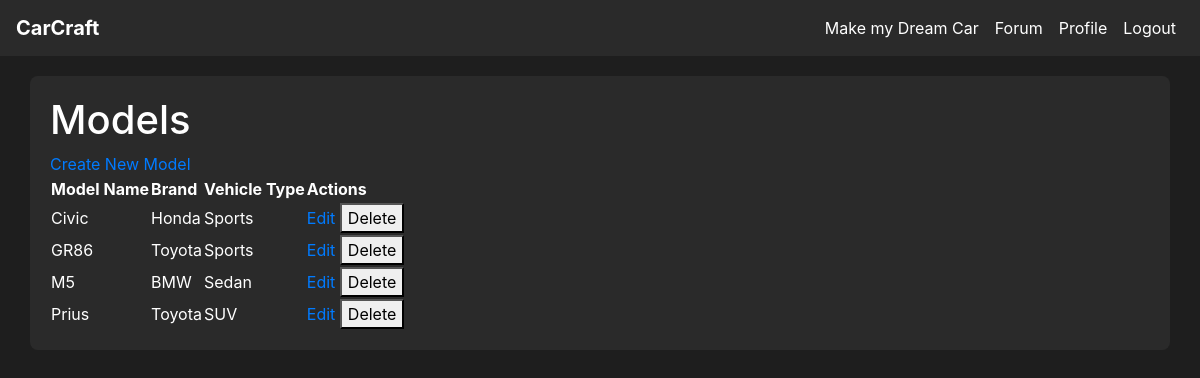
Page /models (signed in) on the earlier database version.
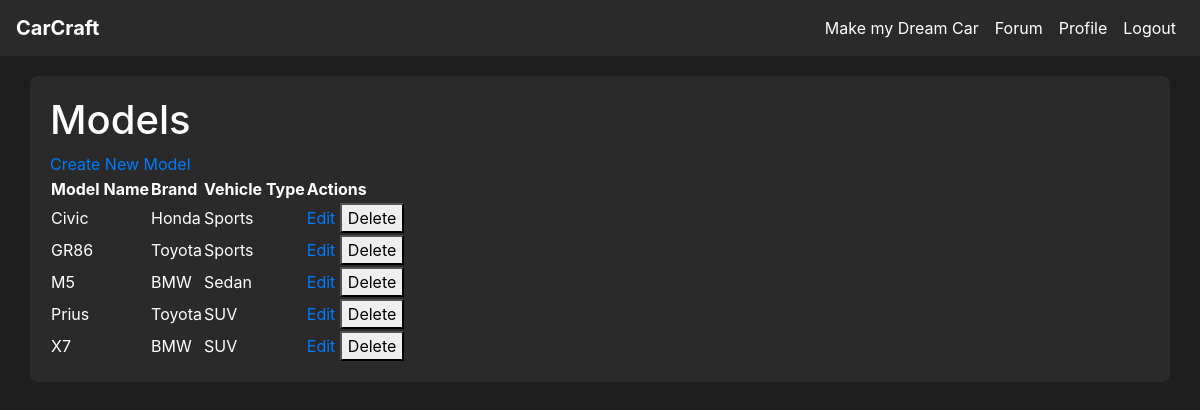
Same page on the later database version.
### tables this page shows
CREATE TABLE model (
    model_id INTEGER PRIMARY KEY AUTOINCREMENT,
    brand_id INTEGER NOT NULL,
    type_id INTEGER NOT NULL,
    name VARCHAR(100) NOT NULL,
    FOREIGN KEY (brand_id) REFERENCES brand(brand_id),
    FOREIGN KEY (type_id) REFERENCES vehicle_type(type_id)
);

CREATE TABLE brand (
    brand_id INTEGER PRIMARY KEY AUTOINCREMENT,
    name VARCHAR(20)
);

CREATE TABLE vehicle_type (
    type_id INTEGER PRIMARY KEY AUTOINCREMENT,
    name VARCHAR(20) NOT NULL
);

### app.py (the view)
@app.route('/models')
@login_required
def models():
    conn = get_db_connection()
    models = conn.execute('''
        SELECT model.model_id, model.name as model_name, brand.name as brand_name, vehicle_type.name as type_name
        FROM model
        JOIN brand ON model.brand_id = brand.brand_id
        JOIN vehicle_type ON model.type_id = vehicle_type.type_id
        ORDER BY model.name
    ''').fetchall()
    conn.close()
    return render_template('model.html', models=models)

### app.py (called while the page is built)
def get_db_connection():
    conn = sqlite3.connect(DATABASE)
    conn.row_factory = sqlite3.Row  # This enables column access by name: row['column_name']
    return conn

@login_manager.user_loader
def load_user(user_id):
    return User.get(user_id)

    @staticmethod
    def get(user_id):
        conn = get_db_connection()
        user_data = conn.execute('SELECT * FROM user WHERE user_id = ?', (user_id,)).fetchone()
        conn.close()
        if user_data:
            return User(
                user_id=user_data['user_id'],
                username=user_data['username'],
                email=user_data['email'],
                password_hash=user_data['password_hash'],
                admin=bool(user_data['admin'])
            )
        return None

### templates/model.html (shortened to what this page needs)
{% extends "base.html" %}
{% block content %}
<h1>Models</h1>
<a href="{{ url_for('create_model') }}">Create New Model</a>
<table>
    <tr>
        <th>Model Name</th>
        <th>Brand</th>
        <th>Vehicle Type</th>
        <th>Actions</th>
    </tr>
    {% for model in models %}
    <tr>
        <td>{{ model['model_name'] }}</td>
        <td>{{ model['brand_name'] }}</td>
        <td>{{ model['type_name'] }}</td>
        <td>
            <a href="{{ url_for('edit_model', model_id=model['model_id']) }}">Edit</a>
            <form action="{{ url_for('delete_model', model_id=model['model_id']) }}" method="POST" style="display:inline;">
                <button type="submit" onclick="return confirm('Are you sure?')">Delete</button>
            </form>
        </td>
    </tr>
    {% endfor %}
</table>
{% endblock %}

### templates/base.html (shortened to what this page needs)
<!DOCTYPE html>
<html lang="en">
<head>
    <link
      rel="stylesheet"
      href="https://stackpath.bootstrapcdn.com/bootstrap/4.4.1/css/bootstrap.min.css"
    />
    <link
      rel="stylesheet"
      href="https://cdnjs.cloudflare.com/ajax/libs/font-awesome/5.15.4/css/all.min.css"
    />
    <link rel="stylesheet" href="{{ url_for('static', filename='css/style.css') }}">
</head>
<body>
    <nav class="navbar navbar-expand-lg">
        <a class="navbar-brand" href="{{ url_for('home') }}">CarCraft</a>
        <div class="collapse navbar-collapse" id="navbarNav">
            <ul class="navbar-nav">
                {% if current_user.is_authenticated %}
                    <li class="nav-item"><a class="nav-link" href="{{ url_for('customize') }}">Make my Dream Car</a></li>
                    <li class="nav-item"><a class="nav-link" href="{{ url_for('forum') }}">Forum</a></li>
                    <li class="nav-item"><a class="nav-link" href="{{ url_for('profile') }}">Profile</a></li>
                    <li class="nav-item"><a class="nav-link" href="{{ url_for('logout') }}">Logout</a></li>
                {% else %}
                    <li class="nav-item"><a class="nav-link" href="{{ url_for('login') }}">Login</a></li>
                    <li class="nav-item"><a class="nav-link" href="{{ url_for('create_user') }}">Register</a></li>
                {% endif %}
            </ul>
        </div>
    </nav>
    <div class="container">
        {% block content %}{% endblock %}
    </div>
</body>
</html>

### static/css/style.css (style rules this page uses)
body { background-color: #1e1e1e; color: #ffffff; }
.navbar { background-color: rgba(45, 45, 45, 0.8); position: relative; z-index: 1000; padding: 0.5rem 1rem; }
.navbar-brand, .nav-link { color: #ffffff !important; transition: color 0.3s ease; }
.navbar-brand { font-weight: bold; }
.navbar-nav { margin-left: auto; }
.container { background-color: rgba(45, 45, 45, 0.8); border-radius: 8px; padding: 20px; margin-top: 20px; position: relative }
h1, h2, h3, h4, h5, h6 { color: #ffffff; }
a { color: #007bff; }
.nav-link { color: #ffffff; }

Differences in the rows shown:
added model: model_name "X7", brand_name "BMW", type_name "SUV"
